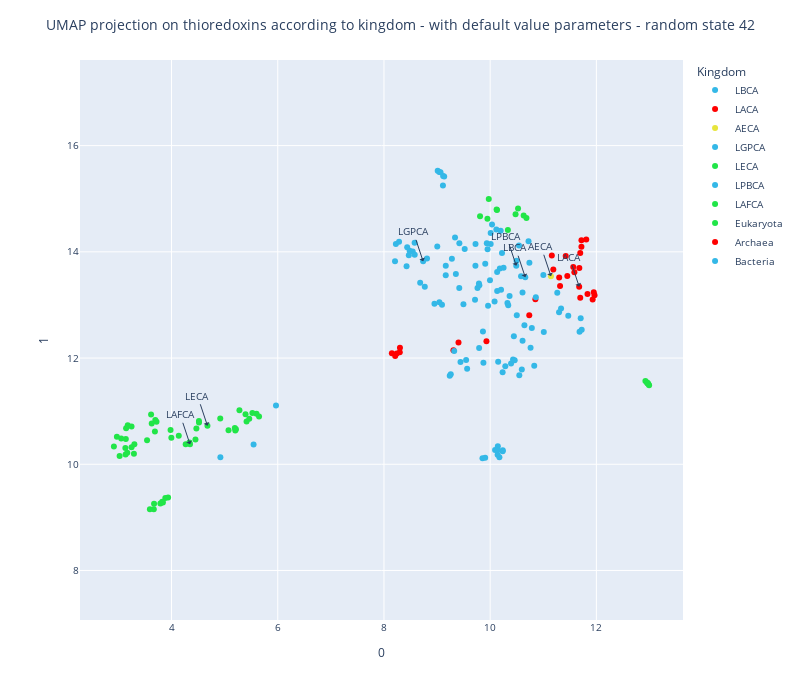

Notebook code cell kept with this figure:
### Code cell
umap_trace= plot_embedding_interactive_bis(array_emb = embedding, df_annot = thioredoxin_color, 
                               show_text = True,
                               labels_name = "Kingdom", 
                               #second_labels_name = "proteins_id", 
                               #second_labels_name = "Family",
                               #labels_text = ["Amoebozoa"],
                               #labels_text = ['7', '8', '9', '12', '13', '15', '16', '19', '20', '21', '22', '23', '24', '25', '26'], # metazoa
                               #labels_text = ['49','50'], # amoebozoa
                               #labels_text = ['71', '72', '73', '74', '75'], # archaea halobacterial
                               #labels_text = ['27', '28', '29', '32', '33', '24'], # eukaryotic arthropoda
                               #labels_text = ['51','52', '154', '155','156', '157', '158'], # eukaryotic chloroplast
                               #labels_text = ['18', '186','187', '188', '190'], # eukaryotic mitochondrion
                               #labels_text = ['126', '127', '129', '130', '131', '168', '197'], # proteo-/actinobacteria
                               labels_text = ['LBCA', 'LACA', 'AECA', 'LGPCA', 'LECA', 'LPBCA', 'LAFCA'],
                               title = "UMAP projection on thioredoxins according to kingdom - with default value parameters - random state 42",
                               color_palette = trx_palette) 
umap_trace.show()

### Figure 1 — Plotly figure (JSON) as saved in the notebook; plotly's stock layout.template omitted (floating-point values rounded to 4 significant figures; data arrays with more than 128 entries replaced by an {"elided": "..."} marker saying what was removed)
{"data": [{"customdata": [["0", "LBCA", "LBCA", "LBCA", "OTHERS"]], "hovertemplate": "<b>%{hovertext}</b><br><br>Kingdom=%{customdata[2]}<br>0=%{x}<br>1=%{y}<br>proteins_id=%{customdata[0]}<br>Species=%{customdata[1]}<br>Family=%{customdata[3]}<br>Color_eukaryota=%{customdata[4]}<extra></extra>", "hovertext": ["LBCA"], "legendgroup": "LBCA", "marker": {"color": "#34b8e7", "symbol": "circle"}, "mode": "markers", "name": "LBCA", "orientation": "v", "showlegend": true, "textposition": "top right", "type": "scatter", "x": [10.66], "xaxis": "x", "y": [13.52], "yaxis": "y"}, {"customdata": [["1", "LACA", "LACA", "LACA", "OTHERS"]], "hovertemplate": "<b>%{hovertext}</b><br><br>Kingdom=%{customdata[2]}<br>0=%{x}<br>1=%{y}<br>proteins_id=%{customdata[0]}<br>Species=%{customdata[1]}<br>Family=%{customdata[3]}<br>Color_eukaryota=%{customdata[4]}<extra></extra>", "hovertext": ["LACA"], "legendgroup": "LACA", "marker": {"color": "#ff0000", "symbol": "circle"}, "mode": "markers", "name": "LACA", "orientation": "v", "showlegend": true, "textposition": "top right", "type": "scatter", "x": [11.68], "xaxis": "x", "y": [13.34], "yaxis": "y"}, {"customdata": [["2", "AECA", "AECA", "AECA", "OTHERS"]], "hovertemplate": "<b>%{hovertext}</b><br><br>Kingdom=%{customdata[2]}<br>0=%{x}<br>1=%{y}<br>proteins_id=%{customdata[0]}<br>Species=%{customdata[1]}<br>Family=%{customdata[3]}<br>Color_eukaryota=%{customdata[4]}<extra></extra>", "hovertext": ["AECA"], "legendgroup": "AECA", "marker": {"color": "#e7e53c", "symbol": "circle"}, "mode": "markers", "name": "AECA", "orientation": "v", "showlegend": true, "textposition": "top right", "type": "scatter", "x": [11.14], "xaxis": "x", "y": [13.54], "yaxis": "y"}, {"customdata": [["3", "LGPCA", "LGPCA", "LGPCA", "OTHERS"]], "hovertemplate": "<b>%{hovertext}</b><br><br>Kingdom=%{customdata[2]}<br>0=%{x}<br>1=%{y}<br>proteins_id=%{customdata[0]}<br>Species=%{customdata[1]}<br>Family=%{customdata[3]}<br>Color_eukaryota=%{customdata[4]}<extra></extra>", "hovertext": ["LGPCA"], "legendgroup": "LGPCA", "marker": {"color": "#34b8e7", "symbol": "circle"}, "mode": "markers", "name": "LGPCA", "orientation": "v", "showlegend": true, "textposition": "top right", "type": "scatter", "x": [8.738], "xaxis": "x", "y": [13.82], "yaxis": "y"}, {"customdata": [["4", "LECA", "LECA", "LECA", "OTHERS"]], "hovertemplate": "<b>%{hovertext}</b><br><br>Kingdom=%{customdata[2]}<br>0=%{x}<br>1=%{y}<br>proteins_id=%{customdata[0]}<br>Species=%{customdata[1]}<br>Family=%{customdata[3]}<br>Color_eukaryota=%{customdata[4]}<extra></extra>", "hovertext": ["LECA"], "legendgroup": "LECA", "marker": {"color": "#21e548", "symbol": "circle"}, "mode": "markers", "name": "LECA", "orientation": "v", "showlegend": true, "textposition": "top right", "type": "scatter", "x": [4.676], "xaxis": "x", "y": [10.73], "yaxis": "y"}, {"customdata": [["5", "LPBCA", "LPBCA", "LPBCA", "OTHERS"]], "hovertemplate": "<b>%{hovertext}</b><br><br>Kingdom=%{customdata[2]}<br>0=%{x}<br>1=%{y}<br>proteins_id=%{customdata[0]}<br>Species=%{customdata[1]}<br>Family=%{customdata[3]}<br>Color_eukaryota=%{customdata[4]}<extra></extra>", "hovertext": ["LPBCA"], "legendgroup": "LPBCA", "marker": {"color": "#34b8e7", "symbol": "circle"}, "mode": "markers", "name": "LPBCA", "orientation": "v", "showlegend": true, "textposition": "top right", "type": "scatter", "x": [10.49], "xaxis": "x", "y": [13.74], "yaxis": "y"}, {"customdata": [["6", "LAFCA", "LAFCA", "LAFCA", "OTHERS"]], "hovertemplate": "<b>%{hovertext}</b><br><br>Kingdom=%{customdata[2]}<br>0=%{x}<br>1=%{y}<br>proteins_id=%{customdata[0]}<br>Species=%{customdata[1]}<br>Family=%{customdata[3]}<br>Color_eukaryota=%{customdata[4]}<extra></extra>", "hovertext": ["LAFCA"], "legendgroup": "LAFCA", "marker": {"color": "#21e548", "symbol": "circle"}, "mode": "markers", "name": "LAFCA", "orientation": "v", "showlegend": true, "textposition": "top right", "type": "scatter", "x": [4.348], "xaxis": "x", "y": [10.38], "yaxis": "y"}, {"customdata": {"elided": "65x5 str values"}, "hovertemplate": "<b>%{hovertext}</b><br><br>Kingdom=%{customdata[2]}<br>0=%{x}<br>1=%{y}<br>proteins_id=%{customdata[0]}<br>Species=%{customdata[1]}<br>Family=%{customdata[3]}<br>Color_eukaryota=%{customdata[4]}<extra></extra>", "hovertext": ["Eukaryota", "Eukaryota", "Eukaryota", "Eukaryota", "Eukaryota", "Eukaryota", "Eukaryota", "Eukaryota", "Eukaryota", "Eukaryota", "Eukaryota", "Eukaryota", "Eukaryota", "Eukaryota", "Eukaryota", "Eukaryota", "Eukaryota", "Eukaryota", "Eukaryota", "Eukaryota", "Eukaryota", "Eukaryota", "Eukaryota", "Eukaryota", "Eukaryota", "Eukaryota", "Eukaryota", "Eukaryota", "Eukaryota", "Eukaryota", "Eukaryota", "Eukaryota", "Eukaryota", "Eukaryota", "Eukaryota", "Eukaryota", "Eukaryota", "Eukaryota", "Eukaryota", "Eukaryota", "Eukaryota", "Eukaryota", "Eukaryota", "Eukaryota", "Eukaryota", "Eukaryota", "Eukaryota", "Eukaryota", "Eukaryota", "Eukaryota", "Eukaryota", "Eukaryota", "Eukaryota", "Eukaryota", "Eukaryota", "Eukaryota", "Eukaryota", "Eukaryota", "Eukaryota", "Eukaryota", "Eukaryota", "Eukaryota", "Eukaryota", "Eukaryota", "Eukaryota"], "legendgroup": "Eukaryota", "marker": {"color": "#21e548", "symbol": "circle"}, "mode": "markers", "name": "Eukaryota", "orientation": "v", "showlegend": true, "textposition": "top right", "type": "scatter", "x": [3.247, 3.139, 3.13, 3.3, 3.052, 2.971, 3.135, 2.915, 3.022, 3.292, 3.167, 12.95, 3.539, 3.176, 3.247, 3.144, 3.615, 3.717, 3.694, 3.687, 3.671, 3.666, 3.593, 3.935, 3.838, 3.79, 3.824, 3.883, 4.267, 4.917, 5.201, 5.212, 5.192, 4.45, 5.648, 5.393, 5.413, 5.464, 5.6, 5.522, 5.073, 4.336, 3.627, 3.981, 10.13, 9.948, 9.974, 10.63, 10.52, 3.996, 4.136, 4.516, 5.279, 4.517, 4.468, 10.33, 10.48, 10.68, 9.809, 10.12, 12.92, 12.98, 12.97, 12.99, 12.96], "xaxis": "x", "y": [10.32, 10.47, 10.3, 10.38, 10.48, 10.52, 10.18, 10.33, 10.16, 10.2, 10.21, 11.54, 10.45, 10.73, 10.71, 10.68, 10.94, 10.8, 10.83, 10.62, 9.258, 9.155, 9.151, 9.373, 9.281, 9.262, 9.293, 9.365, 10.38, 10.86, 10.64, 10.66, 10.68, 10.47, 10.9, 10.94, 10.81, 10.86, 10.95, 10.97, 10.64, 10.41, 10.77, 10.65, 14.79, 14.62, 15.0, 14.68, 14.82, 10.5, 10.54, 10.82, 11.02, 10.79, 10.67, 14.41, 14.71, 14.64, 14.67, 14.8, 11.57, 11.51, 11.52, 11.49, 11.53], "yaxis": "y"}, {"customdata": {"elided": "28x5 str values"}, "hovertemplate": "<b>%{hovertext}</b><br><br>Kingdom=%{customdata[2]}<br>0=%{x}<br>1=%{y}<br>proteins_id=%{customdata[0]}<br>Species=%{customdata[1]}<br>Family=%{customdata[3]}<br>Color_eukaryota=%{customdata[4]}<extra></extra>", "hovertext": ["Archaea", "Archaea", "Archaea", "Archaea", "Archaea", "Archaea", "Archaea", "Archaea", "Archaea", "Archaea", "Archaea", "Archaea", "Archaea", "Archaea", "Archaea", "Archaea", "Archaea", "Archaea", "Archaea", "Archaea", "Archaea", "Archaea", "Archaea", "Archaea", "Archaea", "Archaea", "Archaea", "Archaea"], "legendgroup": "Archaea", "marker": {"color": "#ff0000", "symbol": "circle"}, "mode": "markers", "name": "Archaea", "orientation": "v", "showlegend": true, "textposition": "top right", "type": "scatter", "x": [11.3, 11.59, 11.68, 11.32, 11.19, 11.7, 9.93, 9.404, 9.308, 8.149, 8.211, 8.241, 8.301, 8.298, 11.45, 10.85, 10.74, 11.93, 11.95, 11.83, 11.96, 11.7, 11.56, 11.72, 11.81, 11.72, 11.42, 11.16], "xaxis": "x", "y": [13.52, 13.62, 13.7, 13.36, 13.67, 13.13, 12.32, 12.29, 12.15, 12.09, 12.04, 12.08, 12.2, 12.11, 13.54, 13.11, 12.81, 13.1, 13.24, 13.21, 13.18, 13.98, 13.72, 14.09, 14.23, 14.22, 13.92, 13.93], "yaxis": "y"}, {"customdata": {"elided": "110x5 str values"}, "hovertemplate": "<b>%{hovertext}</b><br><br>Kingdom=%{customdata[2]}<br>0=%{x}<br>1=%{y}<br>proteins_id=%{customdata[0]}<br>Species=%{customdata[1]}<br>Family=%{customdata[3]}<br>Color_eukaryota=%{customdata[4]}<extra></extra>", "hovertext": ["Bacteria", "Bacteria", "Bacteria", "Bacteria", "Bacteria", "Bacteria", "Bacteria", "Bacteria", "Bacteria", "Bacteria", "Bacteria", "Bacteria", "Bacteria", "Bacteria", "Bacteria", "Bacteria", "Bacteria", "Bacteria", "Bacteria", "Bacteria", "Bacteria", "Bacteria", "Bacteria", "Bacteria", "Bacteria", "Bacteria", "Bacteria", "Bacteria", "Bacteria", "Bacteria", "Bacteria", "Bacteria", "Bacteria", "Bacteria", "Bacteria", "Bacteria", "Bacteria", "Bacteria", "Bacteria", "Bacteria", "Bacteria", "Bacteria", "Bacteria", "Bacteria", "Bacteria", "Bacteria", "Bacteria", "Bacteria", "Bacteria", "Bacteria", "Bacteria", "Bacteria", "Bacteria", "Bacteria", "Bacteria", "Bacteria", "Bacteria", "Bacteria", "Bacteria", "Bacteria", "Bacteria", "Bacteria", "Bacteria", "Bacteria", "Bacteria", "Bacteria", "Bacteria", "Bacteria", "Bacteria", "Bacteria", "Bacteria", "Bacteria", "Bacteria", "Bacteria", "Bacteria", "Bacteria", "Bacteria", "Bacteria", "Bacteria", "Bacteria", "Bacteria", "Bacteria", "Bacteria", "Bacteria", "Bacteria", "Bacteria", "Bacteria", "Bacteria", "Bacteria", "Bacteria", "Bacteria", "Bacteria", "Bacteria", "Bacteria", "Bacteria", "Bacteria", "Bacteria", "Bacteria", "Bacteria", "Bacteria", "Bacteria", "Bacteria", "Bacteria", "Bacteria", "Bacteria", "Bacteria", "Bacteria", "Bacteria", "Bacteria", "Bacteria"], "legendgroup": "Bacteria", "marker": {"color": "#34b8e7", "symbol": "circle"}, "mode": "markers", "name": "Bacteria", "orientation": "v", "showlegend": true, "textposition": "top right", "type": "scatter", "x": [9.864, 10.74, 9.043, 5.967, 5.545, 4.92, 9.496, 10.76, 10.6, 10.45, 10.39, 10.15, 10.43, 10.55, 10.46, 10.23, 10.28, 11.01, 10.61, 10.78, 10.86, 10.58, 9.258, 9.238, 9.418, 11.0, 9.322, 11.72, 11.68, 11.7, 8.682, 8.769, 9.092, 8.951, 10.13, 9.761, 9.855, 9.906, 10.17, 10.09, 10.14, 10.24, 9.792, 9.873, 10.61, 9.951, 10.37, 9.354, 9.163, 9.279, 9.004, 9.441, 9.547, 9.566, 10.83, 10.08, 9.164, 9.96, 9.996, 9.937, 10.03, 10.2, 10.12, 10.01, 10.18, 10.25, 10.32, 10.34, 10.72, 10.54, 10.2, 10.13, 10.5, 10.24, 10.22, 9.722, 9.724, 9.52, 10.01, 9.338, 9.42, 11.47, 11.3, 11.33, 11.26, 10.64, 10.5, 9.797, 9.789, 9.715, 9.907, 8.811, 8.483, 8.224, 8.425, 8.208, 9.111, 10.14, 10.14, 8.284, 8.541, 8.468, 8.579, 8.437, 8.577, 9.134, 9.041, 9.012, 9.114, 9.065], "xaxis": "x", "y": [12.5, 13.8, 13.05, 11.11, 10.37, 10.13, 13.01, 12.2, 11.79, 12.41, 11.9, 11.93, 11.97, 11.68, 11.96, 11.73, 11.84, 12.49, 12.33, 12.57, 13.15, 13.54, 11.7, 11.67, 13.32, 13.56, 12.13, 12.54, 12.5, 12.75, 13.42, 13.34, 13.0, 13.02, 13.26, 13.32, 10.11, 10.12, 10.13, 10.27, 10.34, 10.27, 12.19, 11.91, 13.24, 14.05, 13.17, 13.58, 13.56, 13.87, 14.1, 11.93, 11.97, 11.8, 11.86, 13.07, 13.74, 12.98, 13.46, 14.16, 14.52, 14.4, 14.42, 14.36, 13.68, 13.7, 13.03, 12.99, 14.2, 14.12, 13.28, 13.62, 13.83, 10.25, 13.98, 13.74, 14.15, 14.05, 14.15, 14.27, 14.16, 12.8, 12.86, 12.93, 13.23, 12.62, 12.8, 13.37, 13.4, 13.1, 13.77, 13.88, 14.02, 14.15, 13.73, 13.82, 15.25, 10.18, 10.27, 14.19, 14.01, 13.94, 13.95, 14.09, 14.17, 15.42, 15.5, 15.53, 15.43, 15.5], "yaxis": "y"}], "layout": {"annotations": [{"arrowhead": 1, "showarrow": true, "text": "LBCA", "x": 10.66, "y": 13.52}, {"arrowhead": 1, "showarrow": true, "text": "LACA", "x": 11.68, "y": 13.34}, {"arrowhead": 1, "showarrow": true, "text": "AECA", "x": 11.14, "y": 13.54}, {"arrowhead": 1, "showarrow": true, "text": "LGPCA", "x": 8.738, "y": 13.82}, {"arrowhead": 1, "showarrow": true, "text": "LECA", "x": 4.676, "y": 10.73}, {"arrowhead": 1, "showarrow": true, "text": "LPBCA", "x": 10.49, "y": 13.74}, {"arrowhead": 1, "showarrow": true, "text": "LAFCA", "x": 4.348, "y": 10.38}], "font": {"size": 10}, "height": 700, "legend": {"title": {"text": "Kingdom"}, "tracegroupgap": 0}, "margin": {"t": 60}, "title": {"text": "UMAP projection on thioredoxins according to kingdom - with default value parameters - random state 42", "x": 0.5}, "width": 800, "xaxis": {"anchor": "y", "autorange": true, "domain": [0, 1], "range": [2.275, 13.63], "title": {"text": "0"}, "type": "linear"}, "yaxis": {"anchor": "x", "autorange": true, "domain": [0, 1], "range": [6.987, 17.69], "scaleanchor": "x", "scaleratio": 1, "title": {"text": "1"}, "type": "linear"}}}
